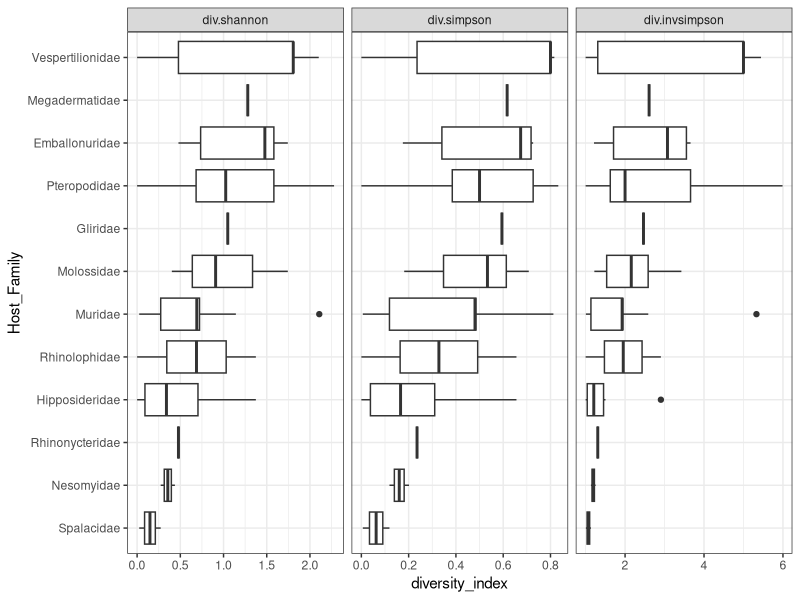
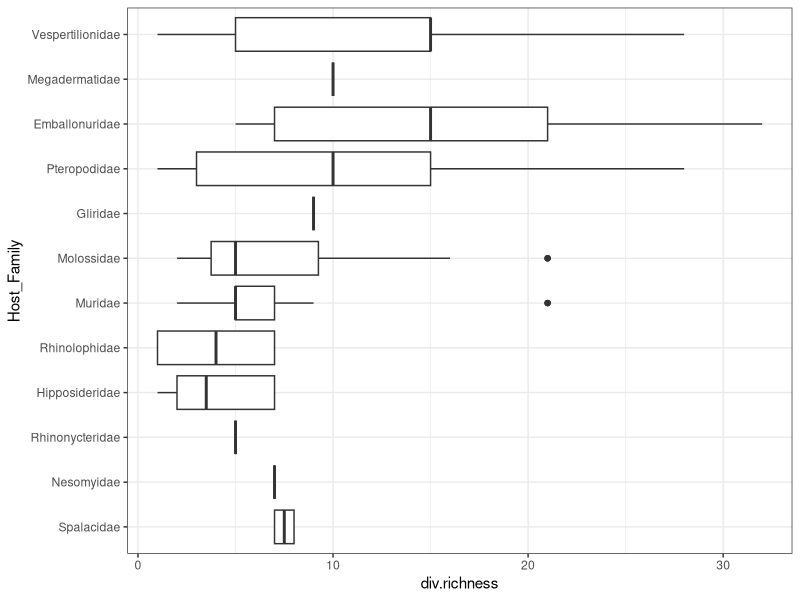
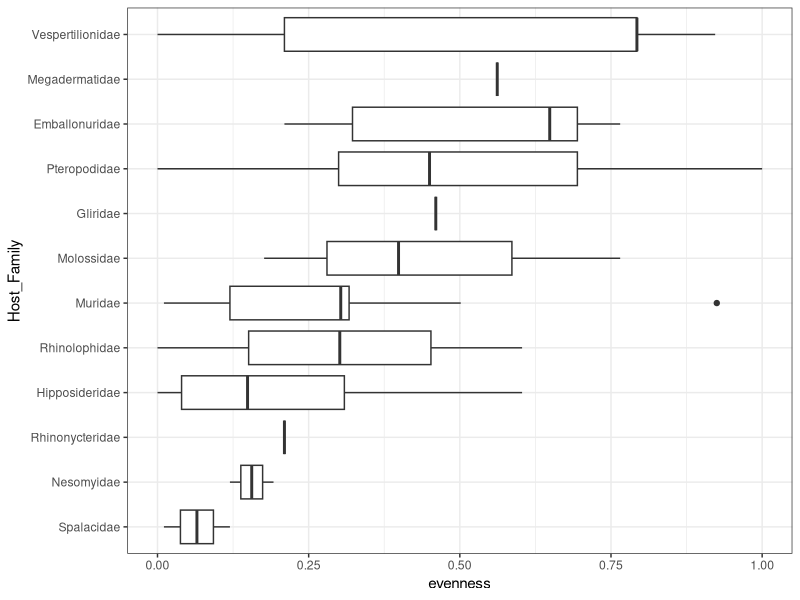
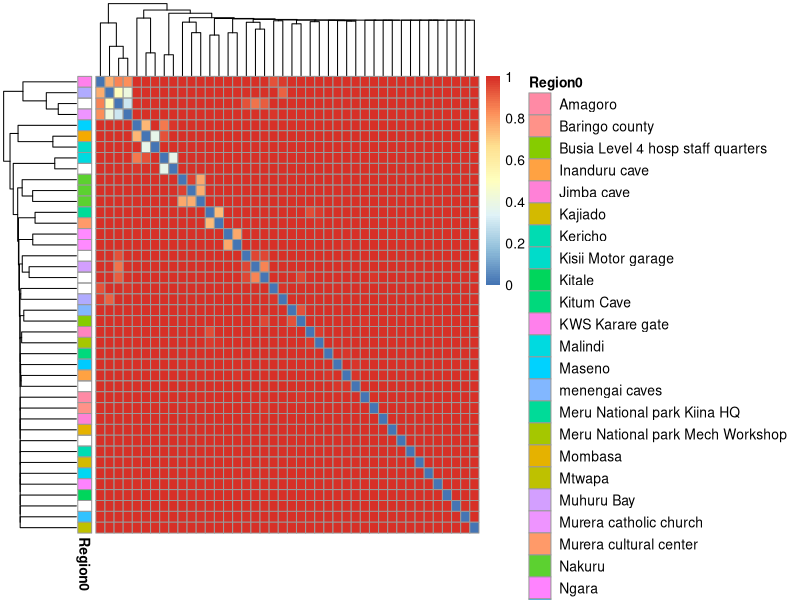
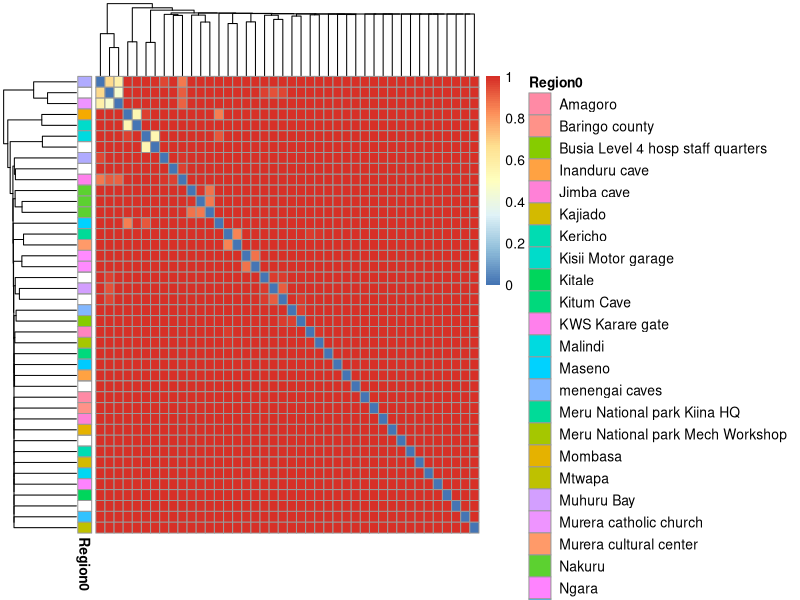
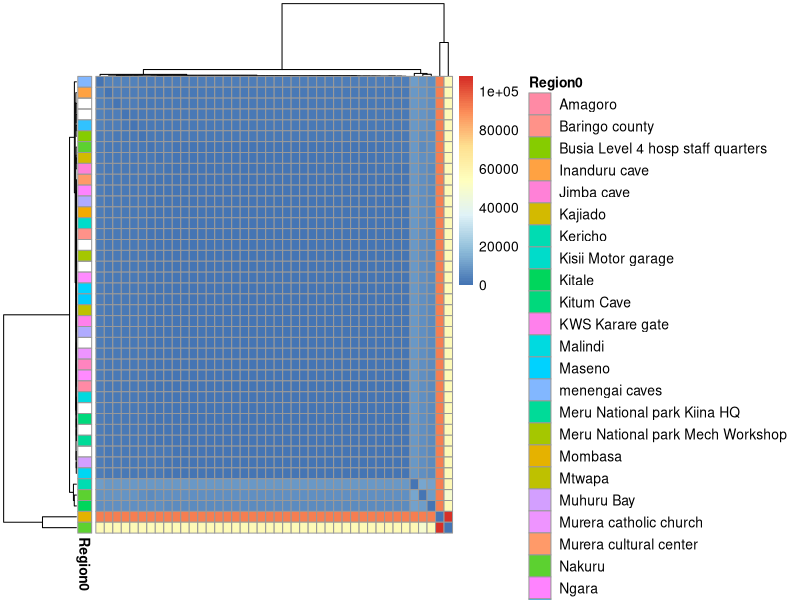

These figures' R source, in order:
## ---- chunk 1
#knitr::opts_chunk$set(echo = TRUE)

if (!require("ggplot2"))
  install.packages("ggplot2")

if (!require("dplyr"))
  install.packages("dplyr")

if (!require("readxl"))
  install.packages("readxl")

if (!require("reshape2"))
  install.packages("reshape2")

if (!require("pheatmap"))
  install.packages("pheatmap")

## ---- chunk 2
metadata.df <- read_excel("./40168_2024_1782_MOESM1_ESM.xlsx",sheet="S1")

# Individual counts by host and sample type.
table(metadata.df$Sample_Type,metadata.df$Host_Category)
## ---- chunk 3
vir_info.df <- read_excel("./40168_2024_1782_MOESM1_ESM.xlsx",sheet="S3")
# Uniform the Sample_Type writing
vir_info.df$Sample_Type <- gsub(" ","_",vir_info.df$Sample_Type)

# Reshape it to be a 2-dimentional matrix
GPS_vir_info.df <- vir_info.df %>%
  group_by(GPS,vANI95,Host_Category,Sample_Type,Viral_family,Host_species) %>%
  summarise(RPKM = sum(RPKM))
  
  
vir_prof.df <- GPS_vir_info.df %>%
  group_by(GPS,vANI95) %>%
  summarise(RPKM = sum(RPKM)) %>%
  dcast(vANI95~GPS,value.var = "RPKM",fill = 0)

# move the column of vANI95 to the rowname so the table content can be totally numerical.
vir_prof.mat <- vir_prof.df[,2:ncol(vir_prof.df)]
rownames(vir_prof.mat) <- vir_prof.df$vANI95
# Check the head content of this table

vir_prof.mat[1:5,1:5]
## ---- chunk 4
# load vegan
if (!require("vegan"))
  install.packages("vegan")
## ---- chunk 5
div.alpha <- data.frame(
  div.shannon = diversity(vir_prof.mat,index = "shannon",MARGIN = 2),
  div.simpson = diversity(vir_prof.mat,index = "simpson",MARGIN = 2),
  div.invsimpson = diversity(vir_prof.mat,index = "invsimpson",MARGIN = 2)
)
div.alpha$GPS <- rownames(div.alpha)

# attach div.alpha to metadata

div.info.df <- merge(
  unique(metadata.df[,c("GPS","Country","Region","Host_Family","Host_Category")]),
  div.alpha,  by="GPS"
)

# melt 3 catagory of alpha diversity together
div.info.mdf <- melt(div.info.df,measure.vars = c("div.shannon","div.simpson","div.invsimpson"),
                     variable.name = "index_measuremnt",
                     value.name = "diversity_index")

div.info.mdf$Host_Family <- reorder(
  div.info.mdf$Host_Family,
  div.info.mdf$diversity_index, FUN = mean)

# save the order
Host_Family_Order <- levels(div.info.mdf$Host_Family)

ggplot(div.info.mdf,aes(x=Host_Family,y=diversity_index)) + 
  geom_boxplot() + facet_grid(.~index_measuremnt,scales="free")  + 
  coord_flip() + theme_bw()
## ---- chunk 6
div.count <- data.frame(
  GPS = colnames(vir_prof.mat),
  div.richness = apply(vir_prof.mat,2,function(x) sum(x!=0))
)

div.info.mdf <- merge(
  div.info.mdf, div.count, by="GPS"
)

ggplot(div.info.mdf,aes(x=Host_Family,y=div.richness)) + 
  geom_boxplot() + coord_flip() + theme_bw()
## ---- chunk 7
div.even.df <- div.info.mdf %>%
  filter(index_measuremnt=="div.shannon") %>%
  transform(evenness=diversity_index/max(diversity_index))

ggplot(div.even.df,aes(x=Host_Family,y=evenness)) + 
  geom_boxplot() + coord_flip() + theme_bw()
## ---- chunk 8
beta.euclidean.dist <- vegdist(t(vir_prof.mat), method = "euclidean")
beta.bray.dist <- vegdist(t(vir_prof.mat), method = "bray")
beta.jaccard.dist <- vegdist(t(vir_prof.mat), method = "jaccard")

div.alpha$GPS <- rownames(div.alpha)

#prepare corresponding metadata
metadata.df$Region0 <- sapply(strsplit(metadata.df$Region, ","), `[`, 2)
beta.meta.df <- merge(
  data.frame(GPS=attr(beta.euclidean.dist,"Label")),
  unique(metadata.df[,c("GPS","Country","Region0")]),
  by="GPS",all.x=T,no.dups=T)

beta.meta.df <- beta.meta.df[!duplicated(beta.meta.df$GPS),]
rownames(beta.meta.df) <- beta.meta.df$GPS

pheatmap(beta.bray.dist,
         annotation_row = beta.meta.df[,c("Region0"),F])

pheatmap(beta.jaccard.dist,
         annotation_row = beta.meta.df[,c("Region0"),F])

pheatmap(beta.euclidean.dist,
         annotation_row = beta.meta.df[,c("Region0"),F])
## ---- chunk 9
?vegdist
